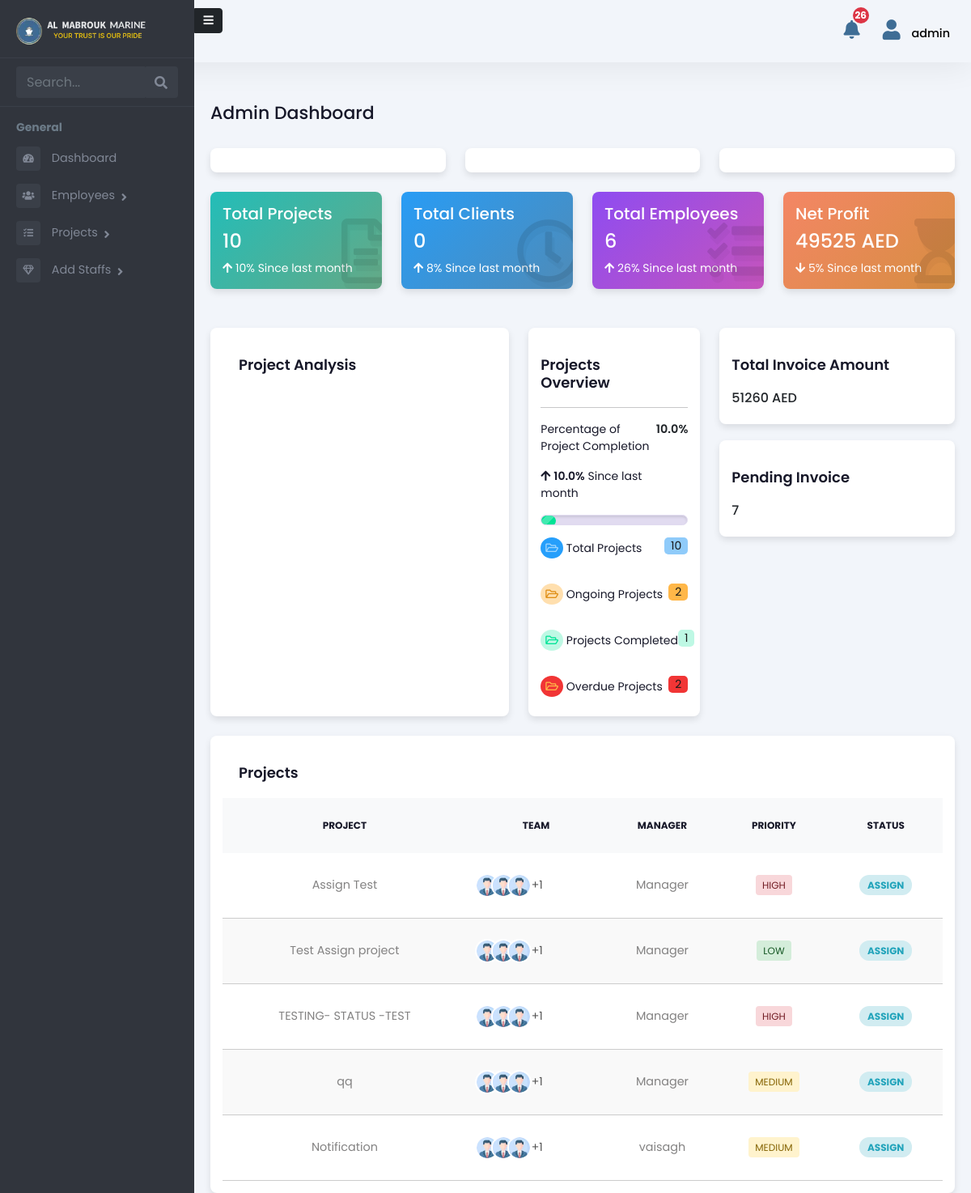
Page /admin-panel/dashboard/ (signed in) on the committed database.
### Admin/models.py (models this page shows, shortened)
class Project(models.Model):
    STATUS_CHOICES = [
        ('PENDING', 'Pending'),
        ('ASSIGN', 'Assign'),
        ('ONGOING', 'Ongoing'),
        ('HOLD', 'Hold'),
        ('CANCELLED', 'Cancelled'),
        ('COMPLETED', 'Completed'),
    ]
    CATEGORY_CHOICES = [
        ('OVERSEAS', 'Overseas'),
        ('ANCHORAGE', 'Anchorage'),
        ('HOLIDAY_WORKING', 'Holiday Working'),
    ]
    PRIORITY_CHOICES = [
        ('HIGH', 'High'),
        ('MEDIUM', 'Medium'),
        ('LOW', 'Low'),
    ]
    name = models.CharField(max_length=255)
    code = models.CharField(max_length=100, unique=True)
    client_name = models.CharField(max_length=255, default="", blank=True)
    purchase_and_expenses = models.DecimalField(
        max_digits=12, decimal_places=2, default=0.00)
    invoice_amount = models.DecimalField(
        max_digits=12, decimal_places=2, default=0.00)
    currency_code = models.CharField(max_length=10, default="AED")
    status = models.CharField(
        max_length=100, choices=STATUS_CHOICES, default='PENDING')
    category = models.CharField(
        max_length=50, choices=CATEGORY_CHOICES, default='OVERSEAS')
    priority = models.CharField(max_length=10, choices=PRIORITY_CHOICES, default='MEDIUM')
    job_description = models.TextField(blank=True, null=True)
    manager = models.ForeignKey(
        'Employee', on_delete=models.SET_NULL, null=True, blank=True, related_name='managed_projects',
        limit_choices_to={'is_manager': True}
    )
    created_at = models.DateTimeField(auto_now_add=True)
    deadline_date = models.DateField(null=True, blank=True)
    attachment = models.FileField(upload_to='project_attachments/', blank=True, null=True)

### Admin/views.py (the view)
# urls.py: path('dashboard/', dashboard, name='admin-dashboard'),
@login_required
def dashboard(request):
    if request.user.is_superuser:  # Admin users
        total_projects = Project.objects.count()
        active_employees = Employee.objects.filter(user__is_active=True).count()
        total_revenue = Project.objects.aggregate(Sum('invoice_amount'))['invoice_amount__sum'] or 0
        total_expenses = Project.objects.aggregate(Sum('purchase_and_expenses'))['purchase_and_expenses__sum'] or 0
        total_profit = total_revenue - total_expenses
        pending_invoices = Project.objects.filter(invoice_amount=0).count()
        ongoing_projects = Project.objects.filter(status='ONGOING').count()
        completed_projects = Project.objects.filter(status='COMPLETED').count()
        overdue_projects = Project.objects.filter(deadline_date__lt=now().date(), status__in=['ONGOING', 'PENDING']).count()
        completion_percentage = (completed_projects / total_projects * 100) if total_projects > 0 else 0
        project_details = Project.objects.annotate(
            leader_name=F('manager__user__username')
        ).values('id', 'name', 'leader_name', 'status', 'category', 'priority').order_by('-created_at')[:5]
        context = {
            'total_projects': total_projects,
            'active_employees': active_employees,
            'total_revenue': round(total_revenue, 2),
            'total_expenses': round(total_expenses, 2),
            'total_profit': round(total_profit, 2),
            'pending_invoices': pending_invoices,
            'project_details': project_details,
            'ongoing_projects': ongoing_projects,
            'completed_projects': completed_projects,
            'overdue_projects': overdue_projects,
            'completion_percentage': round(completion_percentage, 2),
            "now": now()
        }
        return render(request, 'Admin/dashboard.html', context)
    elif request.user.is_staff:  # Manager users
        return render(request, 'Manager/dashboard.html')
    else:  # Other users
        return redirect('custom-login')

### templates/Admin/dashboard.html (shortened to what this page needs)
{% extends 'Admin/adminbase.html' %}
{% load static %}
{% block content %}
<div class="dashbrd-wraper">
  <div class="pg-title">
    <h1>Admin Dashboard</h1>
  </div>
  <div class="row sparkboxes mt-4 mb-4">
    <div class="col-md-4">
      <div class="widget-box">
      </div>
    </div>
    <div class="col-md-4">
      <div class="widget-box">
      </div>
    </div>
    <div class="col-md-4">
      <div class="widget-box">
      </div>
    </div>
  </div>
  <div class="row status-card-row">
    <div class="col-lg-3 col-md-6">
      <div class="status-wdgt card-bg-green">
        <h5>Total Projects</h5>
        <h6>{{ total_projects }}</h6>
        <p>
          <i class="fas fa-arrow-up"></i> <span>10%</span> Since last
          month
        </p>
        <div class="wdgt-bg-icons"><i class="far fa-file-alt"></i></div>
      </div>
    </div>
    <div class="col-lg-3 col-md-6">
      <div class="status-wdgt card-bg-blue">
        <h5>Total Clients</h5>
        <h6>0</h6>
        <p>
          <i class="fas fa-arrow-up"></i> <span>8%</span> Since last month
        </p>
        <div class="wdgt-bg-icons"><i class="far fa-clock"></i></div>
      </div>
    </div>
    <div class="col-lg-3 col-md-6">
      <div class="status-wdgt card-bg-violet">
        <h5>Total Employees</h5>
        <h6>{{ active_employees }}</h6>
        <p>
          <i class="fas fa-arrow-up"></i> <span>26%</span> Since last
          month
        </p>
        <div class="wdgt-bg-icons">
          <i class="fas fa-tasks"></i>
        </div>
      </div>
    </div>
    <div class="col-lg-3 col-md-6 m-b-20">
      <div class="status-wdgt card-bg-orange">
          <h5>Net Profit</h5>
          <h6>{{ total_profit|floatformat:0 }} AED</h6>
          <p>
              <i class="fas fa-arrow-down"></i> <span>5%</span> Since last
              month
          </p>
          <div class="wdgt-bg-icons">
              <i class="fas fa-hourglass-start"></i>
          </div>
      </div>
  </div>
  </div>
  <div class="row mt-5 mb-4 prjct-analy-row">
    <div class="col-lg-5 col-md-6">
      <div class="widget-box" style="height: 480px;">
        <div class="widget-title">
          <h4>Project Analysis</h4>
        </div>
      </div>
    </div>
    <div class="col-lg-3 col-md-6">
      <div class="widget-box" style="height: 480px;">
          <div class="widget-title" style="margin-left: 0;">
              <h4>Projects Overview</h4>
          </div>
          <hr />
          <div class="prjct-overview-card-top-sec">
              <div>
                  <p>Percentage of Project Completion</p>
                  <p>
                      <i class="fas fa-arrow-up"></i> <span>{{ completion_percentage }}%</span> Since last month
                  </p>
              </div>
              <div>
                  <span>{{ completion_percentage }}%</span>
              </div>
          </div>
          <div class="prjct-overview-progress">
            <div class="progress-bar progress-bar-width" id="progressBar">
                <div class="progress-bar-anim"></div>
            </div>
        </div>
          <div class="prjct-overview-item">
              <div>
                  <p>
                      <i class="far fa-folder-open" style="background-color: #269ffb; color: #9fd6ff"></i>
                      Total Projects
                  </p>
              </div>
              <div class="prjct-overview-item-right">
                  <p style="background-color: #8fcbfa">{{ total_projects }}</p>
              </div>
          </div>
          <div class="prjct-overview-item">
              <div>
                  <p>
                      <i class="far fa-folder-open" style="background-color: #ffb64871; color: #df8e15"></i>
                      Ongoing Projects
                  </p>
              </div>
              <div class="prjct-overview-item-right">
                  <p style="background-color: #ffb748">{{ ongoing_projects }}</p>
              </div>
          </div>
          <div class="prjct-overview-item">
              <div>
                  <p><i class="far fa-folder-open" style="background-color: #00e39741; color: #00e396"></i> Projects Completed</p>
              </div>
              <div class="prjct-overview-item-right">
                  <p  style="background-color: #00e39741">{{ completed_projects }}</p>
              </div>
          </div>
          <div class="prjct-overview-item">
              <div>
                  <p><i class="far fa-folder-open" style="background-color: #f13535; color: #ffb748"></i> Overdue Projects</p>
              </div>
              <div class="prjct-overview-item-right">
                  <p style="background-color: #f13535">{{ overdue_projects }}</p>
              </div>
          </div>
      </div>
  </div>
  <div class="col-lg-4">
    <div class="row admin-invo-row">
        <div class="col-lg-12 col-md-6">
            <div class="widget-box">
                <div class="widget-title" style="margin-left:0;">
                    <h4>Total Invoice Amount</h4>
                </div>
                <h6 class="mt-2">{{ total_revenue|floatformat:0 }} AED</h6>
            </div>
        </div>
        <div class="col-lg-12 col-md-6">
            <div class="widget-box">
                <div class="widget-title" style="margin-left: 0;">
                    <h4>Pending Invoice</h4>
                </div>
                <h6 class="mt-2">{{ pending_invoices|floatformat:0 }}</h6>
            </div>
        </div>
    </div>
</div>
  </div>
  </div>
  <div class="widget-box table-wdgt">
    <div class="widget-title">
      <h4>Projects</h4>
    </div>
    <table class="prjtc-table">
      <thead>
        <tr>
          <th>Project</th>
          <th>Team</th>
          <th>Manager</th>
          <th>Priority</th>
          <th>Status</th>
        </tr>
      </thead>
      <tbody>
        {% for project in project_details %}
        <tr>
          <td>
            <a href="{% url 'project-summary' project.id %}">
              {{ project.name }}
            </a>
          </td>
          <td>
            <div class="avatars">
              <img src="{% static 'assets/images/user-pro.webp' %}" alt="Team Member" />
              <img src="{% static 'assets/images/user-pro.webp' %}" alt="Team Member" />
              <img src="{% static 'assets/images/user-pro.webp' %}" alt="Team Member" />
              <span>+1</span>
            </div>
          </td>
          <td>{{ project.leader_name }}</td>
          <td>
            <span class="priority {{ project.priority | lower }}">
              {{ project.priority }}
            </span>
          </td>
          <td><span class="status {{ project.status | lower }} | Assign ">{{ project.status }}</span></td>
        </tr>
        {% endfor %}
      </tbody>
    </table>
  </div>
</div>
{% endblock %}

### templates/Admin/adminbase.html (shortened to what this page needs)
{% load static %}
<!DOCTYPE html>
<html lang="en">
<head>
    <link rel="stylesheet" href="{% static 'assets/vendor/bootstrap/css/bootstrap.min.css' %}" />
    <link href="https://use.fontawesome.com/releases/v5.0.6/css/all.css" rel="stylesheet" />
    <link rel="stylesheet" href="{% static 'assets/css/style.css' %}" />
</head>
<body>
    <header>
      <div class="hdr-notification">
        <a href="{% url 'admin-notifications' %}">
            <button type="button" class="btn btn-primary position-relative">
                <i class="fas fa-bell"></i>
                <span id="admin-notification-count" class="position-absolute top-0 start-100 translate-middle badge rounded-pill bg-danger">
                </span>
            </button>
        </a>
    </div>
        <div class="hdr-user">
          <div class="dropdown">
            <button class="btndropdown-toggle" type="button" id="dropdownMenuButton1"
                  data-bs-toggle="dropdown" aria-expanded="false">
                  {% if request.user.employee_profile.profile_picture %}
                      <img src="{{ request.user.employee_profile.profile_picture.url }}"
                           alt="Profile Picture"
                           class="rounded-circle"
                           style="width: 30px; height: 30px; object-fit: cover;">
                  {% else %}
                      <i class="fas fa-user"></i>
                  {% endif %}
                  <span>{{ request.user.username }}</span>
              </button>
          </div>
        </div>
    </header>
    <div class="page-wrapper chiller-theme toggled"  id="content">
        <nav id="sidebar"  class="sidebar-wrapper sidebar">
            <a id="show-sidebar"   onclick="toggleSidebar()" class="btn btn-sm btn-dark" href="#">
              <i class="fas fa-bars"></i>
            </a>
            <div class="sidebar-content">
              <div class="sidebar-brand">
                <a href="{% url 'admin-dashboard' %}"><img src="{% static 'assets/images/almabrouk-logo.webp' %}"
                    alt="Almabrouk Marine Logo" /></a>
              </div>
              <div class="sidebar-search">
                <div>
                  <div class="input-group">
                    <input
                      type="text"
                      class="form-control search-menu"
                      placeholder="Search..."
                    />
                    <div class="input-group-append">
                      <span class="input-group-text">
                        <i class="fa fa-search" aria-hidden="true"></i>
                      </span>
                    </div>
                  </div>
                </div>
              </div>
              <div class="sidebar-menu">
                <ul>
                  <li class="header-menu">
                    <span>General</span>
                  </li>
                  <li>
                    <a href="{% url 'admin-dashboard' %}">
                      <i class="fa fa-tachometer-alt"></i>
                      <span>Dashboard</span>
                    </a>
                  </li>
                  <li class="sidebar-dropdown">
                    <a href="#">
                      <i class="fas fa-users"></i>
                      <span>Employees</span>
                    </a>
                  </li>
                  <li class="sidebar-dropdown">
                    <a href="#">
                      <i class="fas fa-tasks"></i>
                      <span>Projects</span>
                    </a>
                  </li>
                  <li class="sidebar-dropdown">
                    <a href="#">
                      <i class="far fa-gem"></i>
                      <span>Add Staffs</span>
                    </a>
                  </li>
                </ul>
              </div>
            </div>
          </nav>
        {% block content %}
        {% endblock %}
</body>
</html>

### rows in the picture
Project: name "Assign Test", leader_name "Manager", priority "HIGH", status "ASSIGN"
Project: name "Test Assign project", leader_name "Manager", priority "LOW", status "ASSIGN"
Project: name "TESTING- STATUS -TEST", leader_name "Manager", priority "HIGH", status "ASSIGN"
Project: name "qq", leader_name "Manager", priority "MEDIUM", status "ASSIGN"
Project: name "Notification", leader_name "vaisagh", priority "MEDIUM", status "ASSIGN"

### other values in the picture
{{ request.user.username }} "admin"
{{ total_projects }} "10"
{{ active_employees }} "6"
{{ total_profit|floatformat:0 }} "49525"
{{ completion_percentage }} "10.0"
{{ ongoing_projects }} "2"
{{ completed_projects }} "1"
{{ overdue_projects }} "2"
{{ total_revenue|floatformat:0 }} "51260"
{{ pending_invoices|floatformat:0 }} "7"
